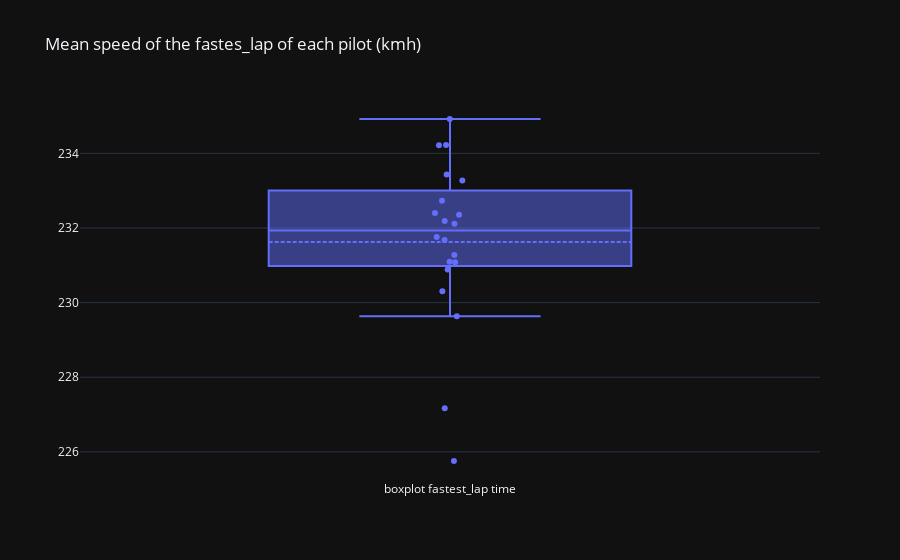

Here is the notebook cell this chart was saved with:
### Code cell
fig = go.Figure(layout=go.Layout(title="Mean speed of the fastes_lap of each pilot (kmh)", template="plotly_dark"))
fig.add_trace(go.Box(y=last_gp["avg_speed"], name="boxplot fastest_lap time", boxpoints="all", jitter=0.1, pointpos=0, boxmean=True, text=last_gp["pilot"]))

### Figure 1 — Plotly figure (JSON) as saved in the notebook; plotly's stock layout.template omitted (floating-point values rounded to 4 significant figures)
{"data": [{"boxmean": true, "boxpoints": "all", "jitter": 0.1, "name": "boxplot fastest_lap time", "pointpos": 0, "text": ["ver", "nor", "ham", "pia", "rus", "per", "alo", "alb", "lec", "sai", "sar", "bot", "hul", "str", "zho", "tsu", "dev", "gas", "mag", "oco"], "type": "box", "y": [234.9, 234.2, 234.2, 233.4, 232.7, 233.3, 232.2, 232.4, 232.4, 232.1, 231.3, 230.9, 231.1, 231.8, 231.1, 230.3, 229.6, 231.7, 227.2, 225.8]}], "layout": {"title": {"text": "Mean speed of the fastes_lap of each pilot (kmh)"}}}
